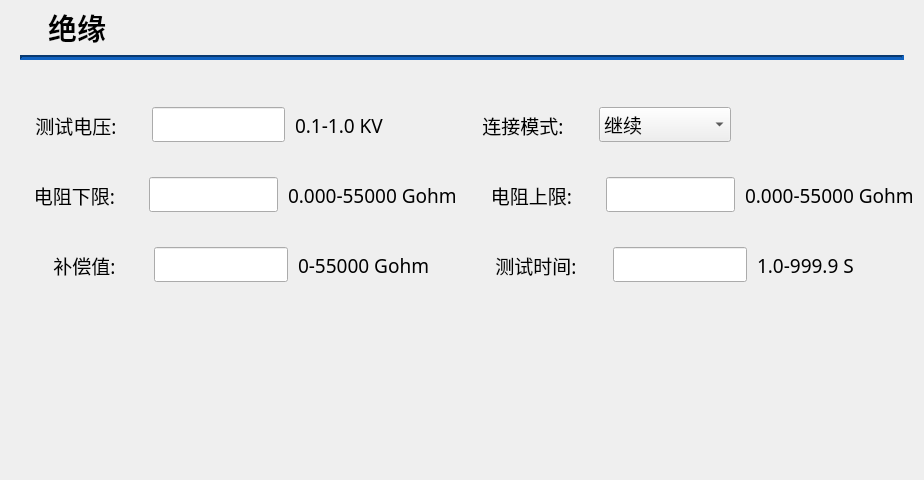
     <widget class="QWidget" name="irPage">
      <property name="minimumSize">
       <size>
        <width>760</width>
        <height>480</height>
       </size>
      </property>
      <property name="styleSheet">
       <string notr="true">#irPage{
background-color: rgb(255, 255, 255);
}</string>
      </property>
      <layout class="QVBoxLayout" name="verticalLayout_7" stretch="1,8">
       <property name="spacing">
        <number>0</number>
       </property>
       <property name="leftMargin">
        <number>0</number>
       </property>
       <property name="topMargin">
        <number>0</number>
       </property>
       <property name="rightMargin">
        <number>0</number>
       </property>
       <property name="bottomMargin">
        <number>0</number>
       </property>
       <item>
        <widget class="QWidget" name="iritemWidget" native="true">
         <property name="minimumSize">
          <size>
           <width>760</width>
           <height>60</height>
          </size>
         </property>
         <property name="maximumSize">
          <size>
           <width>16777215</width>
           <height>60</height>
          </size>
         </property>
         <layout class="QVBoxLayout" name="verticalLayout">
          <property name="spacing">
           <number>0</number>
          </property>
          <property name="leftMargin">
           <number>20</number>
          </property>
          <property name="topMargin">
           <number>0</number>
          </property>
          <property name="rightMargin">
           <number>20</number>
          </property>
          <property name="bottomMargin">
           <number>0</number>
          </property>
          <item>
           <widget class="QLabel" name="titleLab">
            <property name="minimumSize">
             <size>
              <width>720</width>
              <height>55</height>
             </size>
            </property>
            <property name="maximumSize">
             <size>
              <width>16777215</width>
              <height>55</height>
             </size>
            </property>
            <property name="font">
             <font>
              <family>Microsoft YaHei UI</family>
              <pointsize>22</pointsize>
              <weight>75</weight>
              <bold>true</bold>
             </font>
            </property>
            <property name="styleSheet">
             <string notr="true">QLabel{
margin-left:20px;
}</string>
            </property>
            <property name="text">
             <string>绝缘</string>
            </property>
            <property name="alignment">
             <set>Qt::AlignLeading|Qt::AlignLeft|Qt::AlignVCenter</set>
            </property>
            <property name="margin">
             <number>0</number>
            </property>
           </widget>
          </item>
          <item>
           <widget class="Line" name="line">
            <property name="minimumSize">
             <size>
              <width>720</width>
              <height>5</height>
             </size>
            </property>
            <property name="maximumSize">
             <size>
              <width>16777215</width>
              <height>5</height>
             </size>
            </property>
            <property name="styleSheet">
             <string notr="true">background-color: #0E55A7;</string>
            </property>
            <property name="lineWidth">
             <number>3</number>
            </property>
            <property name="orientation">
             <enum>Qt::Horizontal</enum>
            </property>
           </widget>
          </item>
         </layout>
        </widget>
       </item>
       <item>
        <widget class="QWidget" name="setirWidget" native="true">
         <property name="minimumSize">
          <size>
           <width>760</width>
           <height>300</height>
          </size>
         </property>
         <property name="maximumSize">
          <size>
           <width>16777215</width>
           <height>16777215</height>
          </size>
         </property>
         <layout class="QVBoxLayout" name="verticalLayout_9">
          <property name="spacing">
           <number>20</number>
          </property>
          <property name="leftMargin">
           <number>10</number>
          </property>
          <property name="topMargin">
           <number>40</number>
          </property>
          <property name="rightMargin">
           <number>10</number>
          </property>
          <property name="bottomMargin">
           <number>0</number>
          </property>
          <item>
           <widget class="QWidget" name="setItem1" native="true">
            <property name="minimumSize">
             <size>
              <width>740</width>
              <height>50</height>
             </size>
            </property>
            <property name="maximumSize">
             <size>
              <width>16777215</width>
              <height>50</height>
             </size>
            </property>
            <layout class="QHBoxLayout" name="horizontalLayout_3" stretch="1,1,1,1,1,1">
             <property name="spacing">
              <number>10</number>
             </property>
             <property name="leftMargin">
              <number>0</number>
             </property>
             <property name="topMargin">
              <number>0</number>
             </property>
             <property name="rightMargin">
              <number>0</number>
             </property>
             <property name="bottomMargin">
              <number>0</number>
             </property>
             <item>
              <widget class="QLabel" name="irTestSetLab">
               <property name="minimumSize">
                <size>
                 <width>0</width>
                 <height>34</height>
                </size>
               </property>
               <property name="font">
                <font>
                 <family>微软雅黑</family>
                 <pointsize>14</pointsize>
                </font>
               </property>
               <property name="text">
                <string>测试电压:</string>
               </property>
               <property name="alignment">
                <set>Qt::AlignCenter</set>
               </property>
              </widget>
             </item>
             <item>
              <widget class="QLineEdit" name="irTestSetLE">
               <property name="minimumSize">
                <size>
                 <width>100</width>
                 <height>34</height>
                </size>
               </property>
               <property name="maximumSize">
                <size>
                 <width>16777215</width>
                 <height>16777215</height>
                </size>
               </property>
               <property name="font">
                <font>
                 <family>微软雅黑</family>
                 <pointsize>14</pointsize>
                </font>
               </property>
              </widget>
             </item>
             <item>
              <widget class="QLabel" name="irTestSetUnit">
               <property name="minimumSize">
                <size>
                 <width>0</width>
                 <height>34</height>
                </size>
               </property>
               <property name="font">
                <font>
                 <family>微软雅黑</family>
                 <pointsize>14</pointsize>
                </font>
               </property>
               <property name="text">
                <string>0.1-1.0 KV             </string>
               </property>
              </widget>
             </item>
             <item>
              <widget class="QLabel" name="irTestModeLab">
               <property name="minimumSize">
                <size>
                 <width>0</width>
                 <height>34</height>
                </size>
               </property>
               <property name="font">
                <font>
                 <family>微软雅黑</family>
                 <pointsize>14</pointsize>
                </font>
               </property>
               <property name="text">
                <string>连接模式:</string>
               </property>
               <property name="alignment">
                <set>Qt::AlignCenter</set>
               </property>
              </widget>
             </item>
             <item>
              <widget class="QComboBox" name="irTestModeCBox">
               <property name="minimumSize">
                <size>
                 <width>100</width>
                 <height>34</height>
                </size>
               </property>
               <property name="maximumSize">
                <size>
                 <width>16777215</width>
                 <height>16777215</height>
                </size>
               </property>
               <property name="font">
                <font>
                 <family>微软雅黑</family>
                 <pointsize>14</pointsize>
                </font>
               </property>
               <item>
                <property name="text">
                 <string>继续</string>
                </property>
               </item>
               <item>
                <property name="text">
                 <string>停止</string>
                </property>
               </item>
               <item>
                <property name="text">
                 <string>单步</string>
                </property>
               </item>
              </widget>
             </item>
             <item>
              <widget class="QLabel" name="irTestModeLab1">
               <property name="minimumSize">
                <size>
                 <width>173</width>
                 <height>34</height>
                </size>
               </property>
               <property name="font">
                <font>
                 <family>微软雅黑</family>
                 <pointsize>14</pointsize>
                </font>
               </property>
               <property name="text">
                <string/>
               </property>
              </widget>
             </item>
            </layout>
           </widget>
          </item>
          <item>
           <widget class="QWidget" name="setItem2" native="true">
            <property name="minimumSize">
             <size>
              <width>740</width>
              <height>50</height>
             </size>
            </property>
            <property name="maximumSize">
             <size>
              <width>16777215</width>
              <height>50</height>
             </size>
            </property>
            <layout class="QHBoxLayout" name="horizontalLayout_4" stretch="1,1,1,1,1,1">
             <property name="spacing">
              <number>10</number>
             </property>
             <property name="leftMargin">
              <number>0</number>
             </property>
             <property name="topMargin">
              <number>0</number>
             </property>
             <property name="rightMargin">
              <number>0</number>
             </property>
             <property name="bottomMargin">
              <number>0</number>
             </property>
             <item>
              <widget class="QLabel" name="irTestValLowLab">
               <property name="minimumSize">
                <size>
                 <width>0</width>
                 <height>34</height>
                </size>
               </property>
               <property name="font">
                <font>
                 <family>微软雅黑</family>
                 <pointsize>14</pointsize>
                </font>
               </property>
               <property name="text">
                <string>电阻下限:</string>
               </property>
               <property name="alignment">
                <set>Qt::AlignCenter</set>
               </property>
              </widget>
             </item>
             <item>
              <widget class="QLineEdit" name="irTestValLowLE">
               <property name="minimumSize">
                <size>
                 <width>100</width>
                 <height>34</height>
                </size>
               </property>
               <property name="maximumSize">
                <size>
                 <width>16777215</width>
                 <height>16777215</height>
                </size>
               </property>
               <property name="font">
                <font>
                 <family>微软雅黑</family>
                 <pointsize>14</pointsize>
                </font>
               </property>
              </widget>
             </item>
             <item>
              <widget class="QLabel" name="irTestValLowUnit">
               <property name="minimumSize">
                <size>
                 <width>0</width>
                 <height>34</height>
                </size>
               </property>
               <property name="font">
                <font>
                 <family>微软雅黑</family>
                 <pointsize>14</pointsize>
                </font>
               </property>
               <property name="text">
                <string>0.000-55000 Gohm</string>
               </property>
              </widget>
             </item>
             <item>
              <widget class="QLabel" name="irTestValHighLab">
               <property name="minimumSize">
                <size>
                 <width>0</width>
                 <height>34</height>
                </size>
               </property>
               <property name="font">
                <font>
                 <family>微软雅黑</family>
                 <pointsize>14</pointsize>
                </font>
               </property>
               <property name="text">
                <string>电阻上限:</string>
               </property>
               <property name="alignment">
                <set>Qt::AlignCenter</set>
               </property>
              </widget>
             </item>
             <item>
              <widget class="QLineEdit" name="irTestValHighLE">
               <property name="minimumSize">
                <size>
                 <width>100</width>
                 <height>34</height>
                </size>
               </property>
               <property name="maximumSize">
                <size>
                 <width>16777215</width>
                 <height>16777215</height>
                </size>
               </property>
               <property name="font">
                <font>
                 <family>微软雅黑</family>
                 <pointsize>14</pointsize>
                </font>
               </property>
              </widget>
             </item>
             <item>
              <widget class="QLabel" name="irTestValHighUnit">
               <property name="minimumSize">
                <size>
                 <width>0</width>
                 <height>34</height>
                </size>
               </property>
               <property name="font">
                <font>
                 <family>微软雅黑</family>
                 <pointsize>14</pointsize>
                </font>
               </property>
               <property name="text">
                <string>0.000-55000 Gohm</string>
               </property>
              </widget>
             </item>
            </layout>
           </widget>
          </item>
          <item>
           <widget class="QWidget" name="setItem3" native="true">
            <property name="minimumSize">
             <size>
              <width>740</width>
              <height>50</height>
             </size>
            </property>
            <property name="maximumSize">
             <size>
              <width>16777215</width>
              <height>50</height>
             </size>
            </property>
            <layout class="QHBoxLayout" name="horizontalLayout_5" stretch="1,1,1,1,1,1">
             <property name="spacing">
              <number>10</number>
             </property>
             <property name="leftMargin">
              <number>0</number>
             </property>
             <property name="topMargin">
              <number>0</number>
             </property>
             <property name="rightMargin">
              <number>0</number>
             </property>
             <property name="bottomMargin">
              <number>0</number>
             </property>
             <item>
              <widget class="QLabel" name="irTestCompLab">
               <property name="minimumSize">
                <size>
                 <width>0</width>
                 <height>34</height>
                </size>
               </property>
               <property name="font">
                <font>
                 <family>微软雅黑</family>
                 <pointsize>14</pointsize>
                </font>
               </property>
               <property name="text">
                <string>   补偿值:</string>
               </property>
               <property name="alignment">
                <set>Qt::AlignCenter</set>
               </property>
              </widget>
             </item>
             <item>
              <widget class="QLineEdit" name="irTestCompLE">
               <property name="minimumSize">
                <size>
                 <width>100</width>
                 <height>34</height>
                </size>
               </property>
               <property name="maximumSize">
                <size>
                 <width>16777215</width>
                 <height>16777215</height>
                </size>
               </property>
               <property name="font">
                <font>
                 <family>微软雅黑</family>
                 <pointsize>14</pointsize>
                </font>
               </property>
              </widget>
             </item>
             <item>
              <widget class="QLabel" name="irTestCompUnit">
               <property name="minimumSize">
                <size>
                 <width>0</width>
                 <height>34</height>
                </size>
               </property>
               <property name="font">
                <font>
                 <family>微软雅黑</family>
                 <pointsize>14</pointsize>
                </font>
               </property>
               <property name="text">
                <string>0-55000 Gohm      </string>
               </property>
              </widget>
             </item>
             <item>
              <widget class="QLabel" name="irTestTimeLab">
               <property name="minimumSize">
                <size>
                 <width>0</width>
                 <height>34</height>
                </size>
               </property>
               <property name="font">
                <font>
                 <family>微软雅黑</family>
                 <pointsize>14</pointsize>
                </font>
               </property>
               <property name="text">
                <string>测试时间:</string>
               </property>
               <property name="alignment">
                <set>Qt::AlignCenter</set>
               </property>
              </widget>
             </item>
             <item>
              <widget class="QLineEdit" name="irTestTimeLE">
               <property name="minimumSize">
                <size>
                 <width>100</width>
                 <height>34</height>
                </size>
               </property>
               <property name="maximumSize">
                <size>
                 <width>16777215</width>
                 <height>16777215</height>
                </size>
               </property>
               <property name="font">
                <font>
                 <family>微软雅黑</family>
                 <pointsize>14</pointsize>
                </font>
               </property>
              </widget>
             </item>
             <item>
              <widget class="QLabel" name="irTestTimeUnit">
               <property name="minimumSize">
                <size>
                 <width>0</width>
                 <height>34</height>
                </size>
               </property>
               <property name="font">
                <font>
                 <family>微软雅黑</family>
                 <pointsize>14</pointsize>
                </font>
               </property>
               <property name="text">
                <string>1.0-999.9 S            </string>
               </property>
              </widget>
             </item>
            </layout>
           </widget>
          </item>
          <item>
           <spacer name="verticalSpacer">
            <property name="orientation">
             <enum>Qt::Vertical</enum>
            </property>
            <property name="sizeHint" stdset="0">
             <size>
              <width>20</width>
              <height>40</height>
             </size>
            </property>
           </spacer>
          </item>
         </layout>
        </widget>
       </item>
      </layout>
     </widget>
